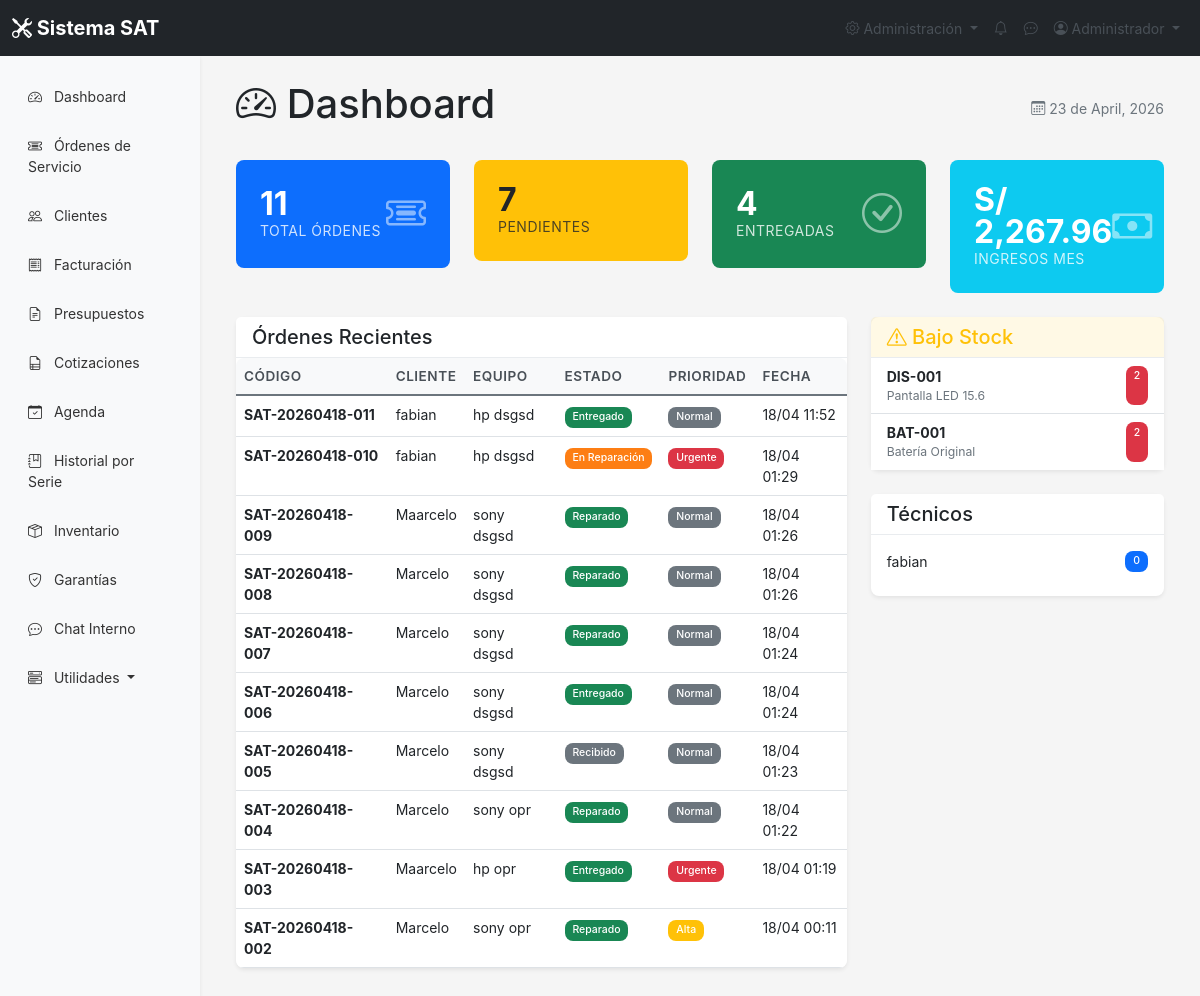
Page /dashboard/index.php (signed in) on the earlier database version.
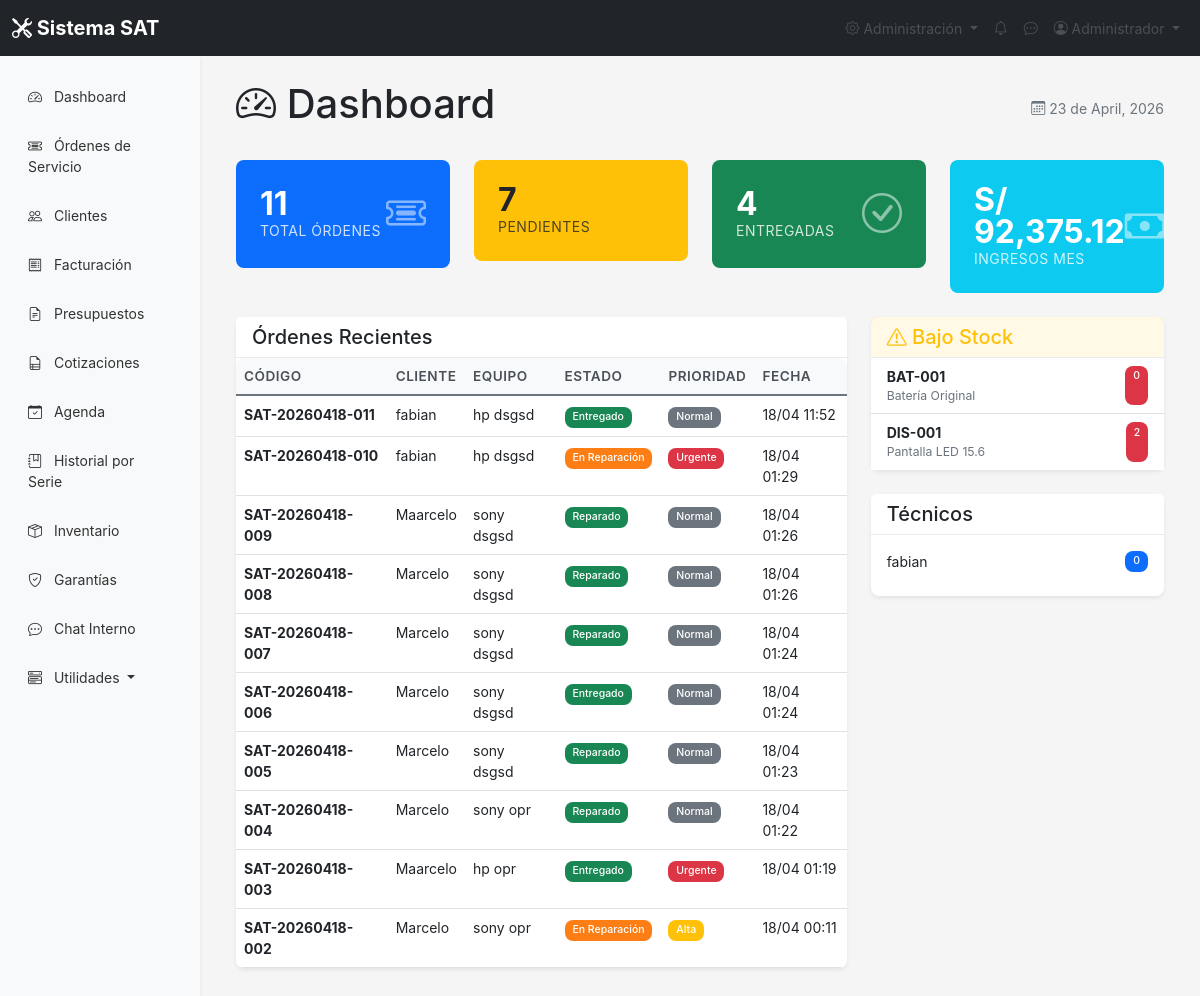
Same page on the later database version.
### tables this page shows
CREATE TABLE IF NOT EXISTS `ordenes_servicio` (
  `id` int NOT NULL AUTO_INCREMENT,
  `codigo` varchar(20) NOT NULL,
  `equipo_id` int NOT NULL,
  `tecnico_id` int DEFAULT NULL,
  `cliente_id` int NOT NULL,
  `estado` enum('recibido','en_diagnostico','en_reparacion','esperando_repuestos','reparado','entregado','cancelado') DEFAULT 'recibido',
  `prioridad` enum('baja','normal','alta','urgente') DEFAULT 'normal',
  `diagnostico` text,
  `solucion` text,
  `observaciones` text,
  `fecha_ingreso` datetime DEFAULT CURRENT_TIMESTAMP,
  `fecha_diagnostico` datetime DEFAULT NULL,
  `fecha_reparacion` datetime DEFAULT NULL,
  `fecha_entrega` datetime DEFAULT NULL,
  `tiempo_estimado` int DEFAULT NULL,
  `costo_diagnostico` decimal(10,2) DEFAULT '0.00',
  `costo_reparacion` decimal(10,2) DEFAULT '0.00',
  `costo_total` decimal(10,2) DEFAULT '0.00',
  `nota_cliente` text,
  `estado_orden` enum('abierta','cerrada','cancelada') DEFAULT 'abierta',
  `sucursal_id` int DEFAULT NULL,
  PRIMARY KEY (`id`),
  UNIQUE KEY `codigo` (`codigo`),
  KEY `equipo_id` (`equipo_id`),
  KEY `tecnico_id` (`tecnico_id`),
  KEY `cliente_id` (`cliente_id`)
);

CREATE TABLE IF NOT EXISTS `clientes` (
  `id` int NOT NULL AUTO_INCREMENT,
  `nombre` varchar(100) NOT NULL,
  `email` varchar(100) DEFAULT NULL,
  `telefono` varchar(20) NOT NULL,
  `direccion` text,
  `dni` varchar(20) DEFAULT NULL,
  `fecha_registro` timestamp NULL DEFAULT CURRENT_TIMESTAMP,
  `estado` enum('activo','inactivo') DEFAULT 'activo',
  `sucursal_id` int DEFAULT NULL,
  PRIMARY KEY (`id`)
);

CREATE TABLE IF NOT EXISTS `equipos` (
  `id` int NOT NULL AUTO_INCREMENT,
  `cliente_id` int NOT NULL,
  `marca` varchar(50) NOT NULL,
  `modelo` varchar(100) DEFAULT NULL,
  `serie` varchar(100) DEFAULT NULL,
  `tipo_equipo` enum('notebook','desktop','all-in-one','monitor','otro') DEFAULT 'notebook',
  `diagnostico_inicial` text,
  `passwordBIOS` varchar(50) DEFAULT NULL,
  `passwordSO` varchar(50) DEFAULT NULL,
  `accesorios` text,
  `estado_equipo` enum('bueno','regular','malo') DEFAULT 'regular',
  `fecha_ingreso` date DEFAULT NULL,
  `foto_equipo` varchar(255) DEFAULT NULL,
  `estado` enum('activo','retirado','dado_de_baja') DEFAULT 'activo',
  PRIMARY KEY (`id`),
  KEY `cliente_id` (`cliente_id`)
);

CREATE TABLE IF NOT EXISTS `repuestos` (
  `id` int NOT NULL AUTO_INCREMENT,
  `codigo` varchar(50) NOT NULL,
  `nombre` varchar(100) NOT NULL,
  `descripcion` text,
  `categoria` varchar(50) DEFAULT NULL,
  `marca_compatible` varchar(100) DEFAULT NULL,
  `modelo_compatible` varchar(100) DEFAULT NULL,
  `stock` int DEFAULT '0',
  `stock_minimo` int DEFAULT '5',
  `precio_compra` decimal(10,2) DEFAULT NULL,
  `precio_venta` decimal(10,2) DEFAULT NULL,
  `ubicacion` varchar(50) DEFAULT NULL,
  `estado` enum('activo','inactivo','descontinuado') DEFAULT 'activo',
  `sucursal_id` int DEFAULT NULL,
  PRIMARY KEY (`id`),
  UNIQUE KEY `codigo` (`codigo`)
);

### config/config.php (called while the page is built, shortened)
<?php
function formatMoney($amount) {
    return 'S/ ' . number_format($amount, 2);
}
?>

### dashboard/index.php (the view, shortened to what the changed rows need)
<?php
require_once  '../config/config.php';
require_once  '../include/header.php';
$mes_actual = date('Y-m');
$ingresos_mes = $conn->query("SELECT COALESCE(SUM(total), 0) as total FROM facturas WHERE fecha_emision LIKE '$mes_actual%'")->fetch_assoc()['total'] ?? 0;
$tecnicos = $conn->query("
    SELECT u.nombre, COUNT(o.id) as total
    FROM usuarios u
    LEFT JOIN ordenes_servicio o ON u.id = o.tecnico_id AND o.estado NOT IN ('entregado', 'cancelado')
    WHERE u.rol = 'tecnico' AND u.estado = 'activo'
    GROUP BY u.id
    ORDER BY total DESC
    LIMIT 5
");
$ultimas = $conn->query("
    SELECT o.id, o.codigo, o.estado, o.prioridad, c.nombre as cliente, e.marca, e.modelo, o.fecha_ingreso
    FROM ordenes_servicio o
    LEFT JOIN clientes c ON o.cliente_id = c.id
    LEFT JOIN equipos e ON o.equipo_id = e.id
    ORDER BY o.fecha_ingreso DESC
    LIMIT 10
");
$alertas_inventario = $conn->query("
    SELECT id, codigo, nombre, stock, stock_minimo
    FROM repuestos
    WHERE stock <= stock_minimo AND estado = 'activo'
    ORDER BY stock ASC
    LIMIT 5
");
?>
<div class="container-fluid">
    <div class="d-flex justify-content-between align-items-center mb-4">
        <h1><i class="bi bi-speedometer2"></i> Dashboard</h1>
    </div>
    <div class="row mb-4">
        <div class="col-md-3">
            <div class="stat-card bg-info text-white">
                <div class="d-flex justify-content-between align-items-center">
                    <div>
                        <div class="stat-value"><?= formatMoney($ingresos_mes) ?></div>
                        <div class="stat-label">Ingresos Mes</div>
                    </div>
                </div>
            </div>
        </div>
    </div>
    <div class="row">
        <div class="col-md-8">
            <div class="card mb-4">
                <div class="card-body p-0">
                    <div class="table-responsive">
                        <table class="table table-hover mb-0">
                            <thead>
                                <tr>
                                    <th>Código</th>
                                    <th>Cliente</th>
                                    <th>Equipo</th>
                                    <th>Estado</th>
                                    <th>Prioridad</th>
                                    <th>Fecha</th>
                                </tr>
                            </thead>
                            <tbody>
                                <?php while ($o = $ultimas->fetch_assoc()): ?>
                                <tr onclick="window.location='<?= BASE_URL ?>ordenes/ver.php?id=<?= $o['id'] ?>'" style="cursor: pointer;">
                                    <td><strong><?= $o['codigo'] ?></strong></td>
                                    <td><?= htmlspecialchars($o['cliente']) ?></td>
                                    <td><?= htmlspecialchars($o['marca'] . ' ' . $o['modelo']) ?></td>
                                    <td><span class="badge" style="background-color: <?= COLORES_ESTADO[$o['estado']] ?? '#6c757d' ?>"><?= ESTADOS_ORDEN[$o['estado']] ?? $o['estado'] ?></span></td>
                                    <td><span class="badge bg-<?= $o['prioridad'] === 'urgente' ? 'danger' : ($o['prioridad'] === 'alta' ? 'warning' : 'secondary') ?>"><?= ucfirst($o['prioridad']) ?></span></td>
                                    <td><?= date('d/m H:i', strtotime($o['fecha_ingreso'])) ?></td>
                                </tr>
                                <?php endwhile; ?>
                            </tbody>
                        </table>
                    </div>
                </div>
            </div>
        </div>
        <div class="col-md-4">
            <?php if ($alertas_inventario->num_rows > 0): ?>
            <div class="card mb-4 border-warning">
                <div class="card-body p-0">
                    <div class="list-group list-group-flush">
                        <?php while ($a = $alertas_inventario->fetch_assoc()): ?>
                        <a href="<?= BASE_URL ?>inventario/ver.php?id=<?= $a['id'] ?>" class="list-group-item list-group-item-action d-flex justify-content-between">
                            <div>
                                <strong><?= $a['codigo'] ?></strong>
                                <div class="text-muted small"><?= htmlspecialchars($a['nombre']) ?></div>
                            </div>
                            <span class="badge bg-danger"><?= $a['stock'] ?></span>
                        </a>
                        <?php endwhile; ?>
                    </div>
                </div>
            </div>
            <?php endif; ?>
            <div class="card">
                <div class="card-body">
                    <?php while ($t = $tecnicos->fetch_assoc()): ?>
                    <div class="d-flex justify-content-between mb-2">
                        <span><?= htmlspecialchars($t['nombre']) ?></span>
                        <span class="badge bg-primary"><?= $t['total'] ?></span>
                    </div>
                    <?php endwhile; ?>
                </div>
            </div>
        </div>
    </div>
</div>
<?php require_once  '../include/footer.php'; ?>

Differences in the rows shown:
changed ordenes_servicio "SAT-20260418-005": estado "Recibido" → "Reparado"
changed ordenes_servicio "SAT-20260418-002": estado "Reparado" → "En Reparación"
changed repuestos "BAT-001": stock "2" → "0"; moves up the list
Other differences:
formatMoney($ingresos_mes): "S/ 2,267.96" → "S/ 92,375.12"
